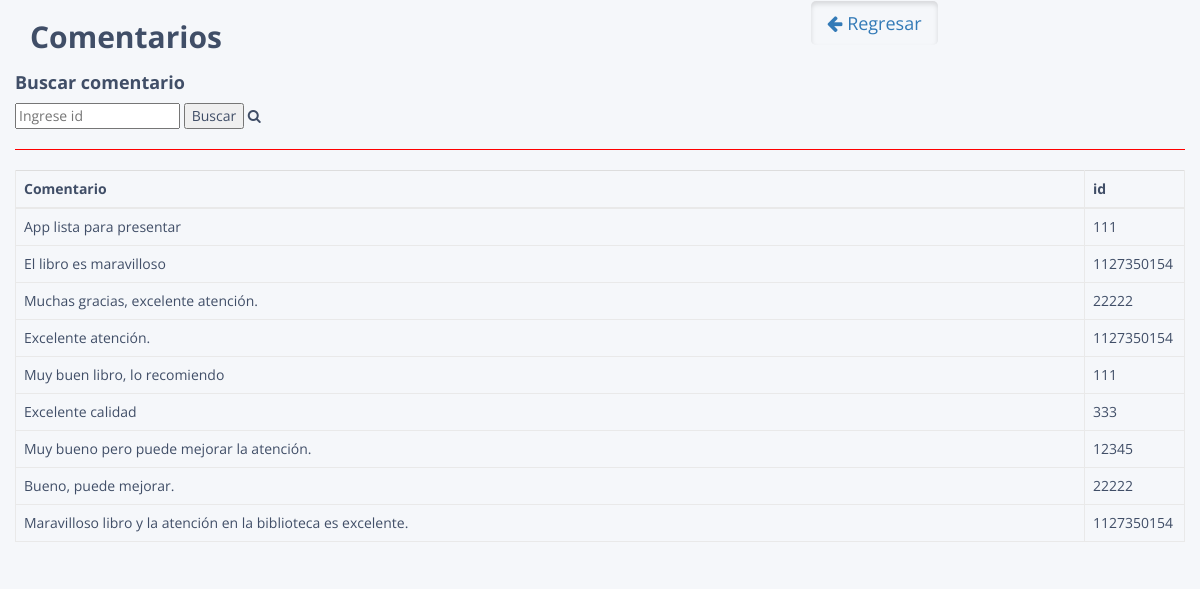
Screenshot of /search.php with the database file from the repository.
### tables this page shows
CREATE TABLE `comentarios` (
  `idco` int(11) NOT NULL,
  `comentario` varchar(255) NOT NULL,
  `id` int(11) DEFAULT NULL
);

### database.php (called while the page is built, shortened)
<?php
	class Database{
		private $con;
		private $dbhost="localhost";
		private $dbuser="root";
		private $dbpass="";
		private $dbname="clientecp";
		public function connect_db(){
			$this->con = mysqli_connect($this->dbhost, $this->dbuser, $this->dbpass, $this->dbname);
		}
		public function search($palabra){
			$sql = "SELECT * FROM clientes as cl inner join comentarios as co on cl.id=co.id where cl.id like '%$palabra%'" ;
			$res = mysqli_query($this->con, $sql);
			return $res;
		}
	}
?>

### search.php (the view, shortened to what this page needs)
<!DOCTYPE html>
<html lang="en">
<head>
<link rel="stylesheet" href="https://maxcdn.bootstrapcdn.com/font-awesome/4.7.0/css/font-awesome.min.css">
<link rel="stylesheet" href="https://maxcdn.bootstrapcdn.com/bootstrap/3.3.7/css/bootstrap.min.css">
<link rel="stylesheet" href="css/custom.css">
</head>
<body>
    <div class="container">
                <div class="row">
                    <div class="col-sm-8"><h2><b>Comentarios</b></h2></div>
                    <div class="col-sm-4">
                    <a href="comentario.php" class="btn btn-secondary btn-lg active"><i class="fa fa-arrow-left"></i> Regresar</a>
                    </div>
                </div>
                <div class="row">
                <h4><b>Buscar comentario</b></h4>
<form method="POST" action="search.php" method="get" onSubmit="return validarForm(this)">
 <input type="text" placeholder="Ingrese id" name="palabra">
 <input type="submit" value="Buscar" name="buscar"> <i class="fa fa-search"></i>
</form>
<hr style="border-color:red;">
            <table class="table table-bordered">
                <thead>
                    <tr>
                    <th>Comentario</th>
                    <th>id</th>
                    </tr>
                </thead>
                <?php
				include ('database.php');
                $clientes = new Database();
                $palabra = $_POST['palabra'];
				$listado=$clientes->search($palabra);
				?>
                <tbody>
				<?php
					while ($row=mysqli_fetch_object($listado)){
                        $comentario=$row->comentario;
						$id=$row->id;
				?>
					<tr>
                    <td><?php echo $comentario;?></td>
                    <td><?php echo $id;?></td>
                    </tr>
				<?php
					}
				?>
        </div>
    </div>
</body>
</html>

### css/custom.css (style rules this page uses)
body { color: #404E67; background: #F5F7FA; font-family: 'Open Sans', sans-serif; }
table.table { table-layout: fixed; }
table.table tr th, table.table tr td { border-color: #e9e9e9; }
table.table th:last-child { width: 100px; }

### rows the page displays
comentarios: comentario "App lista para presentar", id "111"
comentarios: comentario "El libro es maravilloso", id "1127350154"
comentarios: comentario "Muchas gracias, excelente atención.", id "22222"
comentarios: comentario "Excelente atención.", id "1127350154"
comentarios: comentario "Muy buen libro, lo recomiendo", id "111"
comentarios: comentario "Excelente calidad", id "333"
comentarios: comentario "Muy bueno pero puede mejorar la atención.", id "12345"
comentarios: comentario "Bueno, puede mejorar.", id "22222"
comentarios: comentario "Maravilloso libro y la atención en la biblioteca es excelente.", id "1127350154"
